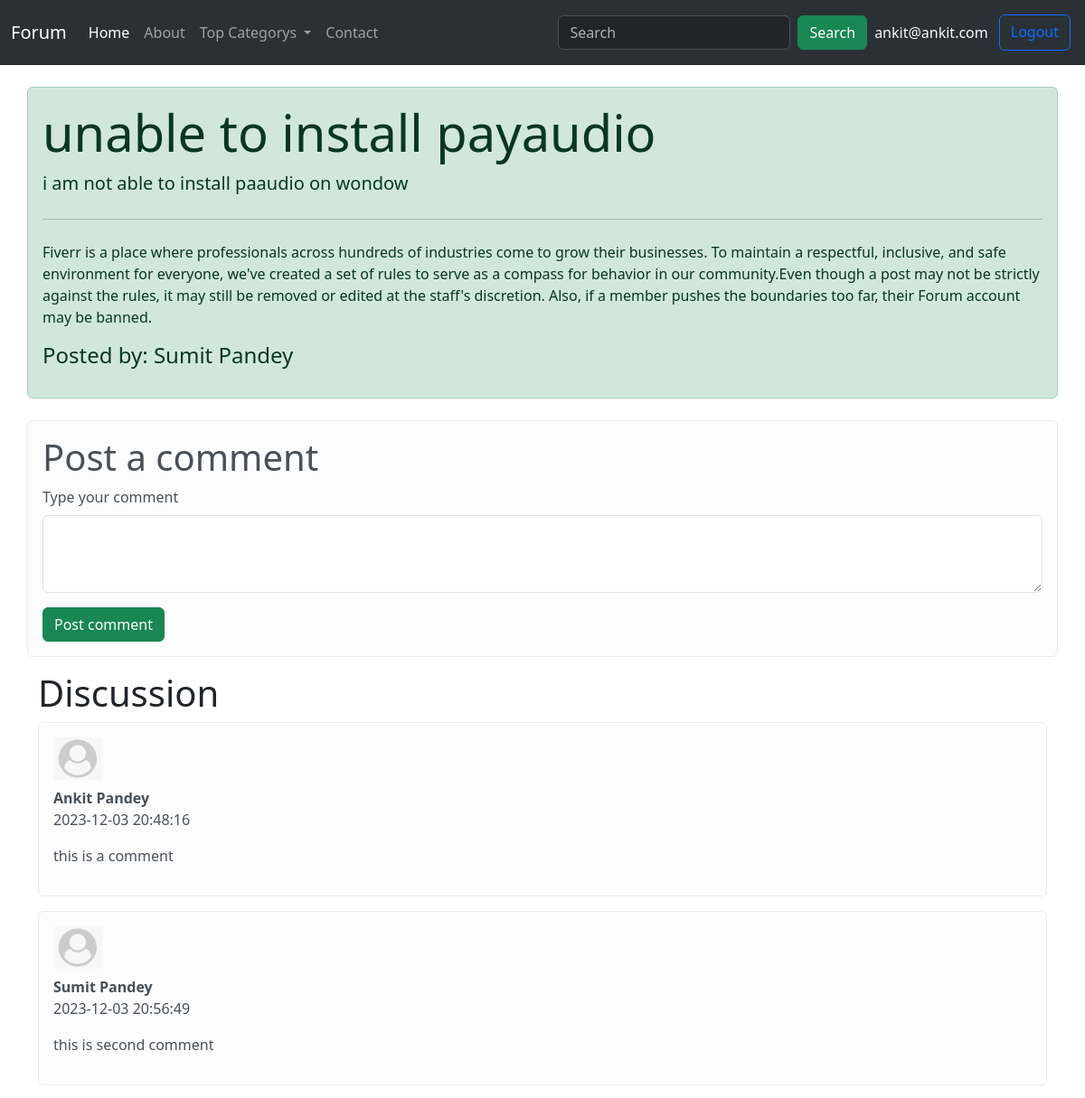
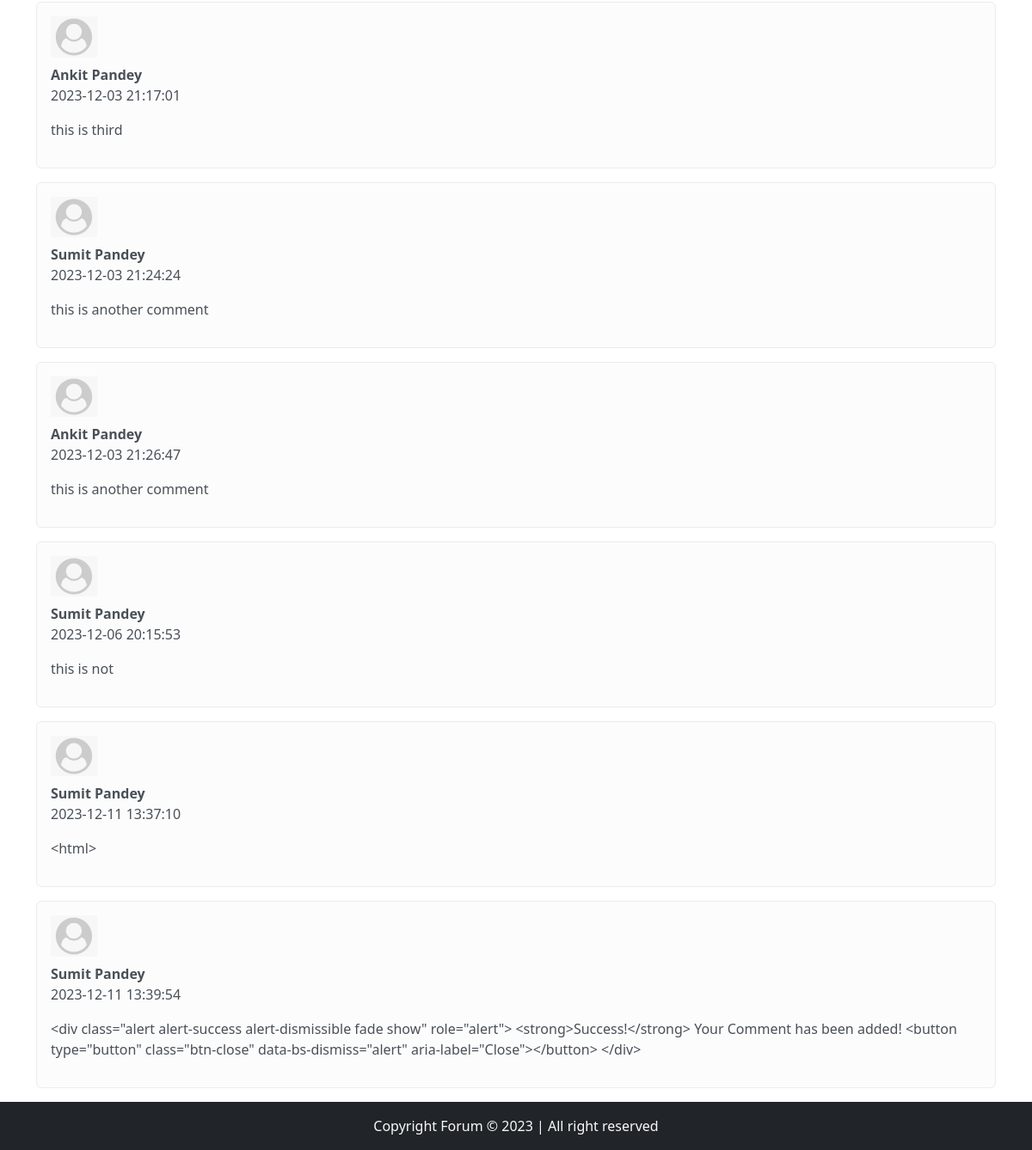
The page /thread.php?threadid=1 (signed in) on the database its author committed (2 pictures, top to bottom).
### tables this page shows
CREATE TABLE `threads` (
  `thread_id` int(7) NOT NULL,
  `thread_title` varchar(255) NOT NULL,
  `thread_desc` text NOT NULL,
  `thread_cat_id` int(7) NOT NULL,
  `thread_user_id` int(7) NOT NULL,
  `timestamp` datetime NOT NULL DEFAULT current_timestamp()
);

CREATE TABLE `user_table` (
  `sno` int(8) NOT NULL,
  `usname` text NOT NULL,
  `user_email` varchar(40) NOT NULL,
  `user_pass` varchar(255) NOT NULL,
  `timestamp` datetime NOT NULL DEFAULT current_timestamp()
);

CREATE TABLE `comments` (
  `comment_id` int(8) NOT NULL,
  `comment_content` text NOT NULL,
  `thread_id` int(8) NOT NULL,
  `comment_by` int(8) NOT NULL,
  `comment_time` datetime NOT NULL DEFAULT current_timestamp()
);

### thread.php (the view, shortened to what this page needs)
<!doctype html>
<html lang="en">
<head>
    <link href="https://cdn.jsdelivr.net/npm/bootstrap@5.3.2/dist/css/bootstrap.min.css" rel="stylesheet">
</head>
<body>
    <?php
    include 'partials/_dbconnect.php';
    include 'partials/_header.php';
    ?>
    <?php
    $id = $_GET['threadid'];
    $sql = "SELECT * FROM `threads` WHERE thread_id=$id";
    $result = mysqli_query($conn, $sql);
    while ($row = mysqli_fetch_assoc($result)) {
        $title = $row['thread_title'];
        $desc = $row['thread_desc'];
        $thread_user_id = $row['thread_user_id'];
            $sql2 = "SELECT usname FROM `user_table` WHERE sno='$thread_user_id'";
            $result2 = mysqli_query($conn, $sql2);
            $row2 = mysqli_fetch_assoc($result2);
            $posted_by = mysqli_fetch_assoc($result2);
            $posted_by = $row2['usname'];
    }
    ?>
    <div class="container my-4 alert alert-success">
        <div class="jumbotron">
            <h1 class="display-4"><?php echo $title; ?></h1>
            <p class="lead"><?php echo $desc; ?></p>
            <hr class="my-4">
            <p>Fiverr is a place where professionals across hundreds of industries come to grow their businesses. To maintain a respectful, inclusive, and safe environment for everyone, we've created a set of rules to serve as a compass for behavior in our community.Even though a post may not be strictly against the rules, it may still be removed or edited at the staff's discretion. Also, if a member pushes the boundaries too far, their Forum account may be banned.</p>
            <p>
            <h4>Posted by: <?php echo $posted_by; ?></h4>
            </p>
        </div>
    </div>
    <?php
    if (isset($_SESSION['loggedin']) == true) {
        echo '<div class="container alert alert-light">
        <h1>Post a comment</h1>
        <form action="' . $_SERVER["REQUEST_URI"] . '" method="post">
            <div class="mb-3">
                <label for="exampleFormControlTextarea1" class="form-label">Type your comment</label>
                <textarea class="form-control" id="comment" name="comment" rows="3"></textarea>
                <input type="hidden" name="sno" value=" '. $_SESSION['sno'] . '">
            </div>
            <button type="submit" class="btn btn-success">Post comment</button>
        </form>
    </div>';
    }
    ?>
    <div class="container">
        <h1>Discussion</h1>
        <?php
        $id = $_GET['threadid'];
        $sql = "SELECT * FROM `comments` WHERE thread_id=$id";
        $result = mysqli_query($conn, $sql);
        while ($row = mysqli_fetch_assoc($result)) {
            $content = $row['comment_content'];
            $comment_time = $row['comment_time'];
            $thread_user_id = $row['comment_by'];
            $sql2 = "SELECT usname FROM `user_table` WHERE sno='$thread_user_id'";
            $result2 = mysqli_query($conn, $sql2);
            $row2 = mysqli_fetch_assoc($result2);
            echo '<div class="media alert alert-light">
            <img src="img/default_user.png" class="mr-2 br-6" width="54px">
            <div class="media-body my-2">
            <p class="fw-bold my-0">' . $row2['usname'] . '</p><p>' . $comment_time . '</p>
            <p>' . $content . '</p>
            </div>
        </div>';
        }
        ?>
    </div>
    <?php
    include 'partials/_footer.php';
    ?>
</body>
</html>

### rows shown on the page
threads: thread_title "unable to install payaudio", thread_desc "i am not able to install paaudio on wondow"
user_table: usname "Sumit Pandey"
comments: user_table.usname "Ankit Pandey", comment_time "2023-12-03 20:48:16", comment_content "this is a comment"
comments: user_table.usname "Sumit Pandey", comment_time "2023-12-03 20:56:49", comment_content "this is second comment"
comments: user_table.usname "Ankit Pandey", comment_time "2023-12-03 21:17:01", comment_content "this is third"
comments: user_table.usname "Sumit Pandey", comment_time "2023-12-03 21:24:24", comment_content "this is another comment"
comments: user_table.usname "Ankit Pandey", comment_time "2023-12-03 21:26:47", comment_content "this is another comment"
comments: user_table.usname "Sumit Pandey", comment_time "2023-12-06 20:15:53", comment_content "this is not"
comments: user_table.usname "Sumit Pandey", comment_time "2023-12-11 13:37:10", comment_content "<html>"
comments: user_table.usname "Sumit Pandey", comment_time "2023-12-11 13:39:54", comment_content "<div class=\"alert alert-success alert-dismissible fade show\" role=\"alert\"> <strong>Success!</strong> Your Comment has been added! <button type=\"button\" class=\"btn-close\" data-bs-dismiss=\"alert\" aria-label=\"Close\"></button> </div>"

### other values the page prints
$_SESSION['user_email'] "ankit@ankit.com"
